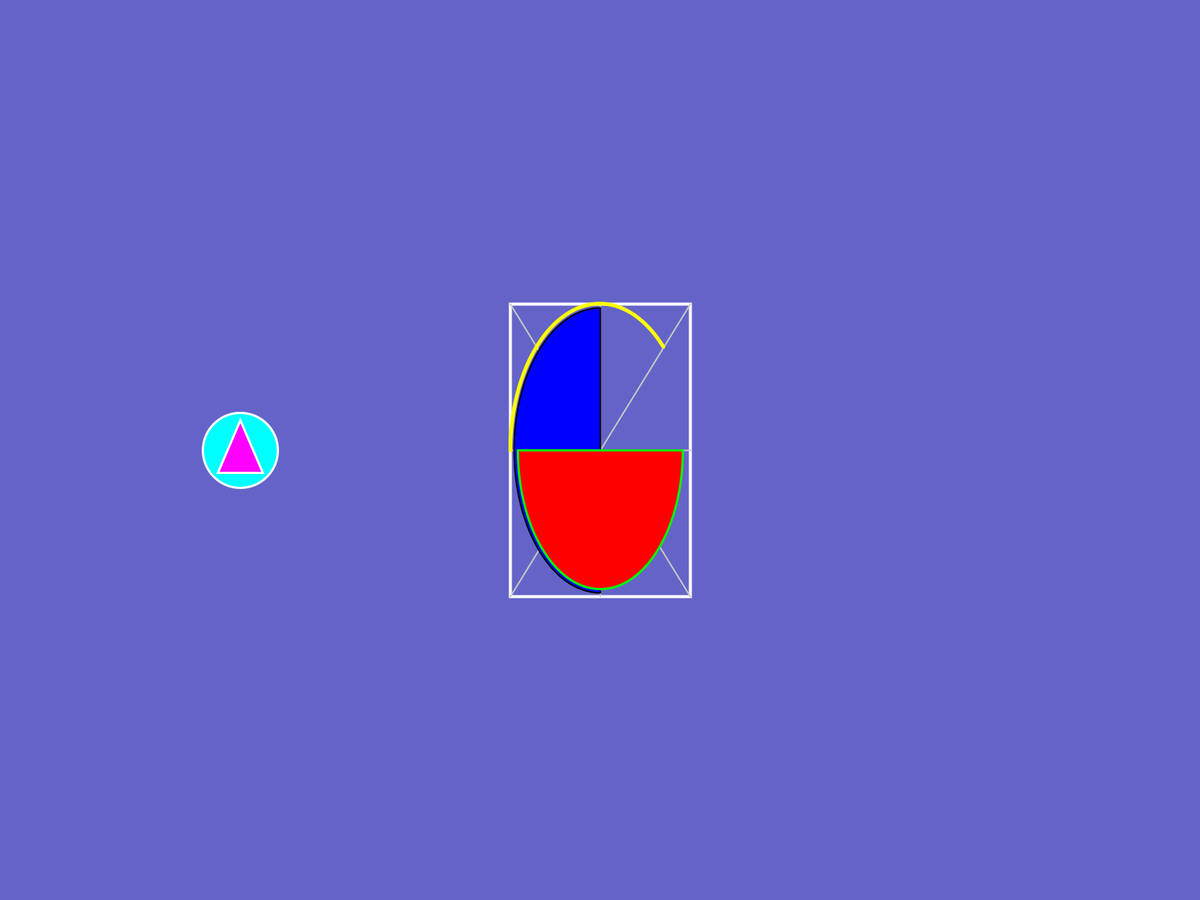
Frame 1 (no input)
Frame 60 (the mouse pressed at the canvas centre just before this capture): identical to frame 1, image omitted
Frame 120 (the mouse held since frame 60 and released just before this capture): identical to frame 1, image omitted

The Processing sketch that drew this single still picture (run headless with seeded random() and noise(); from frame 60 on, the mouse is pressed at the canvas centre):

// Processing sketch: task1
// ── task1.pde
// setup function to initialize window
void setup() {
  fullScreen(); // full screen mode
}

// main drawing loop
void draw() {
  // background color with alpha
  background(100, 100, 200, 255);
  
  // calling custom function
  drawmygeometry();
}

// custom function for shapes
void drawmygeometry() {
  // center coordinates
  float cx = width / 2;
  float cy = height / 2;
  
  // dimensions based on rx=120 ry=195
  // multiplied by 2 for full width/height
  float w = 240; 
  float h = 390;
  float rx = 120;
  float ry = 195;

  // set rect to center mode
  rectMode(CENTER);
  
  // draw main rectangle
  strokeWeight(4); // thick line
  stroke(255, 255, 255); // white border
  noFill(); // no fill for rect
  rect(cx, cy, w, h);
  
  // draw diagonals
  strokeWeight(2);
  stroke(200, 200, 200); // grey lines
  line(cx - rx, cy - ry, cx + rx, cy + ry); // diag 1
  line(cx + rx, cy - ry, cx - rx, cy + ry); // diag 2
  
  // draw cross lines
  line(cx, cy - ry, cx, cy + ry); // vertical
  line(cx - rx, cy, cx + rx, cy); // horizontal

  // task a: arc with lines
  // mid q1 (315 deg) to end q2 (180 deg)
  // drawing counter-clockwise visually (top part)
  noFill();
  strokeWeight(5);
  stroke(255, 255, 0); // yellow
  // angles in radians
  arc(cx, cy, w, h, PI, 7 * PI / 4);

  // task c: pie inside rectangle
  // overlapping adjustment width - 10
  // start q2 to end q3 (left side)
  fill(0, 0, 255); // blue fill
  stroke(0); // black outline
  strokeWeight(2);
  // drawing left side (90 to 270 degrees)
  arc(cx, cy, w - 10, h - 10, HALF_PI, 3 * HALF_PI, PIE);

  // task b: chord inside rectangle
  // overlapping adjustment width - 20
  // start q3 to end q4 (bottom part)
  fill(255, 0, 0); // red fill
  stroke(0, 255, 0); // green outline
  strokeWeight(3);
  // drawing bottom half (0 to 180 degrees)
  arc(cx, cy, w - 20, h - 20, 0, PI, CHORD);
  
  // extra task: circle and isosceles triangle
  // positioned on the left side
  float leftx = width / 5;
  stroke(255);
  fill(0, 255, 255); // cyan
  ellipse(leftx, cy, 100, 100); // circle
  
  // triangle inside circle
  fill(255, 0, 255); // magenta
  // points calculated for isosceles
  triangle(leftx, cy - 40, leftx - 30, cy + 30, leftx + 30, cy + 30);
}
